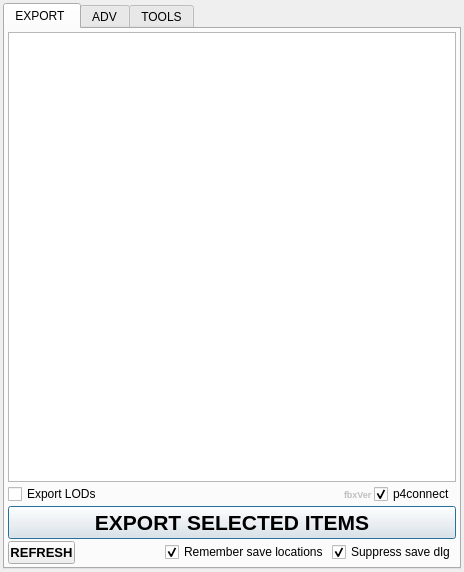
<?xml version="1.0" encoding="UTF-8"?>
<ui version="4.0">
 <class>Dialog</class>
 <widget class="QDialog" name="Dialog">
  <property name="geometry">
   <rect>
    <x>0</x>
    <y>0</y>
    <width>464</width>
    <height>572</height>
   </rect>
  </property>
  <property name="windowTitle">
   <string>uExport v1</string>
  </property>
  <layout class="QVBoxLayout" name="verticalLayout_2">
   <property name="spacing">
    <number>2</number>
   </property>
   <property name="margin">
    <number>3</number>
   </property>
   <item>
    <widget class="QTabWidget" name="tabWidget">
     <property name="currentIndex">
      <number>0</number>
     </property>
     <widget class="QWidget" name="tab">
      <attribute name="title">
       <string>EXPORT </string>
      </attribute>
      <layout class="QVBoxLayout" name="verticalLayout">
       <property name="spacing">
        <number>2</number>
       </property>
       <property name="margin">
        <number>3</number>
       </property>
       <item>
        <widget class="QTreeWidget" name="export_tree">
         <property name="frameShadow">
          <enum>QFrame::Plain</enum>
         </property>
         <property name="headerHidden">
          <bool>true</bool>
         </property>
         <column>
          <property name="text">
           <string notr="true">1</string>
          </property>
         </column>
        </widget>
       </item>
       <item>
        <layout class="QHBoxLayout" name="horizontalLayout_4">
         <item>
          <widget class="QCheckBox" name="exportLODs_CHK">
           <property name="text">
            <string>Export LODs</string>
           </property>
          </widget>
         </item>
         <item>
          <spacer name="horizontalSpacer_6">
           <property name="orientation">
            <enum>Qt::Horizontal</enum>
           </property>
           <property name="sizeHint" stdset="0">
            <size>
             <width>40</width>
             <height>20</height>
            </size>
           </property>
          </spacer>
         </item>
         <item>
          <spacer name="horizontalSpacer_7">
           <property name="orientation">
            <enum>Qt::Horizontal</enum>
           </property>
           <property name="sizeHint" stdset="0">
            <size>
             <width>40</width>
             <height>20</height>
            </size>
           </property>
          </spacer>
         </item>
         <item>
          <widget class="QLabel" name="fbxVerLbl">
           <property name="enabled">
            <bool>false</bool>
           </property>
           <property name="font">
            <font>
             <pointsize>7</pointsize>
             <weight>75</weight>
             <bold>true</bold>
            </font>
           </property>
           <property name="text">
            <string>fbxVer</string>
           </property>
          </widget>
         </item>
         <item>
          <widget class="QCheckBox" name="p4CHK">
           <property name="text">
            <string>p4connect</string>
           </property>
           <property name="checked">
            <bool>true</bool>
           </property>
          </widget>
         </item>
        </layout>
       </item>
       <item>
        <widget class="QPushButton" name="export_BTN">
         <property name="font">
          <font>
           <pointsize>16</pointsize>
           <weight>75</weight>
           <bold>true</bold>
          </font>
         </property>
         <property name="text">
          <string>EXPORT SELECTED ITEMS</string>
         </property>
        </widget>
       </item>
       <item>
        <layout class="QHBoxLayout" name="horizontalLayout">
         <property name="spacing">
          <number>3</number>
         </property>
         <property name="sizeConstraint">
          <enum>QLayout::SetMinimumSize</enum>
         </property>
         <item>
          <widget class="QPushButton" name="refreshBTN">
           <property name="maximumSize">
            <size>
             <width>67</width>
             <height>16777215</height>
            </size>
           </property>
           <property name="font">
            <font>
             <pointsize>10</pointsize>
             <weight>75</weight>
             <bold>true</bold>
            </font>
           </property>
           <property name="text">
            <string>REFRESH</string>
           </property>
          </widget>
         </item>
         <item>
          <spacer name="horizontalSpacer">
           <property name="orientation">
            <enum>Qt::Horizontal</enum>
           </property>
           <property name="sizeHint" stdset="0">
            <size>
             <width>40</width>
             <height>20</height>
            </size>
           </property>
          </spacer>
         </item>
         <item>
          <widget class="QCheckBox" name="rememberSaveCHK">
           <property name="text">
            <string>Remember save locations</string>
           </property>
           <property name="checked">
            <bool>true</bool>
           </property>
          </widget>
         </item>
         <item>
          <widget class="QCheckBox" name="suppressSaveCHK">
           <property name="text">
            <string>Suppress save dlg</string>
           </property>
           <property name="checked">
            <bool>true</bool>
           </property>
          </widget>
         </item>
        </layout>
       </item>
      </layout>
     </widget>
     <widget class="QWidget" name="tab_2">
      <attribute name="title">
       <string>ADV</string>
      </attribute>
      <layout class="QVBoxLayout" name="verticalLayout_6">
       <item>
        <widget class="QGroupBox" name="groupBox_4">
         <property name="font">
          <font>
           <pointsize>11</pointsize>
           <weight>75</weight>
           <bold>true</bold>
          </font>
         </property>
         <property name="title">
          <string>UEXPORT NODE MANAGEMENT</string>
         </property>
         <layout class="QVBoxLayout" name="verticalLayout_7">
          <property name="spacing">
           <number>2</number>
          </property>
          <property name="margin">
           <number>3</number>
          </property>
          <item>
           <layout class="QHBoxLayout" name="horizontalLayout_7">
            <item>
             <widget class="QRadioButton" name="chooseRoot_CHK">
              <property name="enabled">
               <bool>false</bool>
              </property>
              <property name="font">
               <font>
                <pointsize>10</pointsize>
                <weight>50</weight>
                <bold>false</bold>
               </font>
              </property>
              <property name="text">
               <string>Ask me to choose root</string>
              </property>
             </widget>
            </item>
            <item>
             <widget class="QRadioButton" name="useRoot_CHK">
              <property name="font">
               <font>
                <pointsize>10</pointsize>
                <weight>50</weight>
                <bold>false</bold>
               </font>
              </property>
              <property name="text">
               <string>Use root name:</string>
              </property>
              <property name="checked">
               <bool>true</bool>
              </property>
             </widget>
            </item>
            <item>
             <widget class="QComboBox" name="rootName_CMB">
              <property name="maximumSize">
               <size>
                <width>16777215</width>
                <height>21</height>
               </size>
              </property>
              <property name="font">
               <font>
                <pointsize>10</pointsize>
                <weight>50</weight>
                <bold>false</bold>
               </font>
              </property>
              <property name="editable">
               <bool>true</bool>
              </property>
              <item>
               <property name="text">
                <string>root</string>
               </property>
              </item>
             </widget>
            </item>
            <item>
             <widget class="QLabel" name="label_5">
              <property name="font">
               <font>
                <pointsize>10</pointsize>
                <weight>50</weight>
                <bold>false</bold>
               </font>
              </property>
              <property name="text">
               <string>LOD#</string>
              </property>
             </widget>
            </item>
            <item>
             <widget class="QSpinBox" name="lodNum_SPIN">
              <property name="maximumSize">
               <size>
                <width>33</width>
                <height>21</height>
               </size>
              </property>
              <property name="font">
               <font>
                <pointsize>10</pointsize>
                <weight>50</weight>
                <bold>false</bold>
               </font>
              </property>
              <property name="maximum">
               <number>10</number>
              </property>
              <property name="value">
               <number>4</number>
              </property>
             </widget>
            </item>
            <item>
             <spacer name="horizontalSpacer_4">
              <property name="orientation">
               <enum>Qt::Horizontal</enum>
              </property>
              <property name="sizeHint" stdset="0">
               <size>
                <width>40</width>
                <height>20</height>
               </size>
              </property>
             </spacer>
            </item>
           </layout>
          </item>
          <item>
           <layout class="QHBoxLayout" name="horizontalLayout_8">
            <item>
             <widget class="QCheckBox" name="createArtMetadata_CHK">
              <property name="font">
               <font>
                <pointsize>8</pointsize>
                <weight>75</weight>
                <bold>true</bold>
               </font>
              </property>
              <property name="text">
               <string>Stamp ART mData</string>
              </property>
             </widget>
            </item>
            <item>
             <widget class="QLineEdit" name="artPath">
              <property name="enabled">
               <bool>false</bool>
              </property>
              <property name="font">
               <font>
                <pointsize>8</pointsize>
                <weight>50</weight>
                <bold>false</bold>
               </font>
              </property>
              <property name="text">
               <string>D:\Build\usr\jeremy_ernst\MayaTools</string>
              </property>
             </widget>
            </item>
           </layout>
          </item>
          <item>
           <widget class="QCheckBox" name="createP4Metadata_CHK">
            <property name="font">
             <font>
              <pointsize>8</pointsize>
             </font>
            </property>
            <property name="text">
             <string>Stamp Perforce metadata</string>
            </property>
           </widget>
          </item>
          <item>
           <layout class="QHBoxLayout" name="horizontalLayout_3">
            <item>
             <widget class="QPushButton" name="createUexportNode_BTN">
              <property name="text">
               <string>CREATE NODE</string>
              </property>
             </widget>
            </item>
           </layout>
          </item>
         </layout>
        </widget>
       </item>
       <item>
        <widget class="QGroupBox" name="groupBox">
         <property name="font">
          <font>
           <pointsize>11</pointsize>
           <weight>75</weight>
           <bold>true</bold>
          </font>
         </property>
         <property name="title">
          <string>FBX EXPORT OPTIONS</string>
         </property>
         <layout class="QVBoxLayout" name="verticalLayout_3">
          <property name="spacing">
           <number>2</number>
          </property>
          <property name="margin">
           <number>3</number>
          </property>
          <item>
           <layout class="QHBoxLayout" name="horizontalLayout_5">
            <item>
             <widget class="QLabel" name="label_3">
              <property name="text">
               <string>Animation Interpolation:</string>
              </property>
             </widget>
            </item>
            <item>
             <widget class="QRadioButton" name="quat_CHK">
              <property name="font">
               <font>
                <pointsize>10</pointsize>
                <weight>50</weight>
                <bold>false</bold>
               </font>
              </property>
              <property name="text">
               <string>Quaternion</string>
              </property>
              <property name="checked">
               <bool>true</bool>
              </property>
             </widget>
            </item>
            <item>
             <widget class="QRadioButton" name="euler_CHK">
              <property name="font">
               <font>
                <pointsize>10</pointsize>
                <weight>50</weight>
                <bold>false</bold>
               </font>
              </property>
              <property name="text">
               <string>Euler</string>
              </property>
             </widget>
            </item>
            <item>
             <widget class="QRadioButton" name="resample_CHK">
              <property name="font">
               <font>
                <pointsize>10</pointsize>
                <weight>50</weight>
                <bold>false</bold>
               </font>
              </property>
              <property name="text">
               <string>Resample</string>
              </property>
             </widget>
            </item>
            <item>
             <spacer name="horizontalSpacer_3">
              <property name="orientation">
               <enum>Qt::Horizontal</enum>
              </property>
              <property name="sizeHint" stdset="0">
               <size>
                <width>40</width>
                <height>20</height>
               </size>
              </property>
             </spacer>
            </item>
           </layout>
          </item>
          <item>
           <layout class="QHBoxLayout" name="horizontalLayout_6">
            <item>
             <widget class="QLabel" name="label_4">
              <property name="text">
               <string>Stated Up Axis:</string>
              </property>
             </widget>
            </item>
            <item>
             <widget class="QComboBox" name="upAxisCMB">
              <property name="font">
               <font>
                <pointsize>10</pointsize>
                <weight>50</weight>
                <bold>false</bold>
               </font>
              </property>
              <item>
               <property name="text">
                <string>Scene Default</string>
               </property>
              </item>
              <item>
               <property name="text">
                <string>Y</string>
               </property>
              </item>
              <item>
               <property name="text">
                <string>Z</string>
               </property>
              </item>
             </widget>
            </item>
            <item>
             <spacer name="horizontalSpacer_5">
              <property name="orientation">
               <enum>Qt::Horizontal</enum>
              </property>
              <property name="sizeHint" stdset="0">
               <size>
                <width>40</width>
                <height>20</height>
               </size>
              </property>
             </spacer>
            </item>
           </layout>
          </item>
         </layout>
        </widget>
       </item>
       <item>
        <widget class="QGroupBox" name="lodScript_group">
         <property name="font">
          <font>
           <pointsize>11</pointsize>
           <weight>75</weight>
           <bold>true</bold>
          </font>
         </property>
         <property name="title">
          <string>LODSCRIPT EXPORT OPTIONS</string>
         </property>
         <layout class="QVBoxLayout" name="verticalLayout_13">
          <item>
           <widget class="QCheckBox" name="resetAfterExport_CHK">
            <property name="font">
             <font>
              <pointsize>10</pointsize>
              <weight>50</weight>
              <bold>false</bold>
             </font>
            </property>
            <property name="text">
             <string>Reset scenes after export scripts</string>
            </property>
            <property name="checked">
             <bool>true</bool>
            </property>
           </widget>
          </item>
          <item>
           <widget class="QCheckBox" name="suppressLodSaveDlgCHK">
            <property name="font">
             <font>
              <pointsize>10</pointsize>
              <weight>50</weight>
              <bold>false</bold>
             </font>
            </property>
            <property name="text">
             <string>Suppress LOD save dlgs</string>
            </property>
            <property name="checked">
             <bool>true</bool>
            </property>
           </widget>
          </item>
         </layout>
        </widget>
       </item>
       <item>
        <spacer name="verticalSpacer">
         <property name="orientation">
          <enum>Qt::Vertical</enum>
         </property>
         <property name="sizeHint" stdset="0">
          <size>
           <width>20</width>
           <height>40</height>
          </size>
         </property>
        </spacer>
       </item>
      </layout>
     </widget>
     <widget class="QWidget" name="tab_3">
      <attribute name="title">
       <string>TOOLS</string>
      </attribute>
      <layout class="QVBoxLayout" name="verticalLayout_4">
       <property name="leftMargin">
        <number>3</number>
       </property>
       <property name="topMargin">
        <number>3</number>
       </property>
       <property name="rightMargin">
        <number>3</number>
       </property>
       <property name="bottomMargin">
        <number>2</number>
       </property>
       <item>
        <widget class="QGroupBox" name="groupBox_2">
         <property name="font">
          <font>
           <weight>75</weight>
           <bold>true</bold>
          </font>
         </property>
         <property name="title">
          <string>CINEMATICS</string>
         </property>
         <layout class="QVBoxLayout" name="verticalLayout_9">
          <property name="spacing">
           <number>2</number>
          </property>
          <property name="margin">
           <number>3</number>
          </property>
          <item>
           <layout class="QHBoxLayout" name="horizontalLayout_9">
            <item>
             <widget class="QCheckBox" name="snapRoot_CHK">
              <property name="enabled">
               <bool>true</bool>
              </property>
              <property name="font">
               <font>
                <weight>50</weight>
                <bold>false</bold>
               </font>
              </property>
              <property name="text">
               <string>Snap root:</string>
              </property>
             </widget>
            </item>
            <item>
             <widget class="QComboBox" name="snapRoot_CMB">
              <property name="minimumSize">
               <size>
                <width>155</width>
                <height>0</height>
               </size>
              </property>
              <property name="font">
               <font>
                <weight>50</weight>
                <bold>false</bold>
               </font>
              </property>
              <property name="editable">
               <bool>true</bool>
              </property>
              <item>
               <property name="text">
                <string>NONE</string>
               </property>
              </item>
              <item>
               <property name="text">
                <string>Kite_Boy:master_anim</string>
               </property>
              </item>
             </widget>
            </item>
            <item>
             <spacer name="horizontalSpacer_2">
              <property name="orientation">
               <enum>Qt::Horizontal</enum>
              </property>
              <property name="sizeHint" stdset="0">
               <size>
                <width>40</width>
                <height>20</height>
               </size>
              </property>
             </spacer>
            </item>
           </layout>
          </item>
          <item>
           <widget class="QCheckBox" name="bakeRoot_CHK">
            <property name="font">
             <font>
              <weight>50</weight>
              <bold>false</bold>
             </font>
            </property>
            <property name="text">
             <string>Bake Root (exporting attrs on joints pre Maya 2016 Ext 2)</string>
            </property>
           </widget>
          </item>
         </layout>
        </widget>
       </item>
       <item>
        <widget class="QGroupBox" name="groupBox_5">
         <property name="font">
          <font>
           <weight>75</weight>
           <bold>true</bold>
          </font>
         </property>
         <property name="title">
          <string>A.R.T. UTILITIES</string>
         </property>
         <layout class="QVBoxLayout" name="verticalLayout_8">
          <property name="spacing">
           <number>2</number>
          </property>
          <property name="margin">
           <number>3</number>
          </property>
          <item>
           <widget class="QPushButton" name="replaceUnknownNodes">
            <property name="font">
             <font>
              <pointsize>10</pointsize>
              <weight>75</weight>
              <bold>true</bold>
             </font>
            </property>
            <property name="text">
             <string>SWAP UNKNOWN ART NODES WITH NETWORK NODES</string>
            </property>
           </widget>
          </item>
         </layout>
        </widget>
       </item>
       <item>
        <widget class="QGroupBox" name="p4options">
         <property name="font">
          <font>
           <weight>75</weight>
           <bold>true</bold>
          </font>
         </property>
         <property name="title">
          <string>PERFORCE OPTIONS</string>
         </property>
         <layout class="QVBoxLayout" name="verticalLayout_12">
          <property name="spacing">
           <number>2</number>
          </property>
          <property name="margin">
           <number>3</number>
          </property>
          <item>
           <layout class="QVBoxLayout" name="verticalLayout_14">
            <property name="spacing">
             <number>3</number>
            </property>
            <item>
             <layout class="QHBoxLayout" name="horizontalLayout_10">
              <property name="spacing">
               <number>2</number>
              </property>
              <item>
               <widget class="QLabel" name="label_6">
                <property name="font">
                 <font>
                  <weight>50</weight>
                  <bold>false</bold>
                 </font>
                </property>
                <property name="text">
                 <string>Project Root:</string>
                </property>
               </widget>
              </item>
              <item>
               <widget class="QLineEdit" name="p4RootLINE">
                <property name="font">
                 <font>
                  <weight>50</weight>
                  <bold>false</bold>
                 </font>
                </property>
                <property name="text">
                 <string>//depot/ArtSource/Orion/</string>
                </property>
               </widget>
              </item>
             </layout>
            </item>
            <item>
             <layout class="QHBoxLayout" name="horizontalLayout_15">
              <property name="spacing">
               <number>3</number>
              </property>
              <item>
               <widget class="QLabel" name="label_7">
                <property name="minimumSize">
                 <size>
                  <width>1</width>
                  <height>0</height>
                 </size>
                </property>
                <property name="maximumSize">
                 <size>
                  <width>71</width>
                  <height>16777215</height>
                 </size>
                </property>
                <property name="text">
                 <string>WorkSpace: </string>
                </property>
               </widget>
              </item>
              <item>
               <widget class="QComboBox" name="workSpaceCMB"/>
              </item>
             </layout>
            </item>
           </layout>
          </item>
         </layout>
        </widget>
       </item>
       <item>
        <widget class="QGroupBox" name="groupBox_6">
         <property name="font">
          <font>
           <weight>75</weight>
           <bold>true</bold>
          </font>
         </property>
         <property name="title">
          <string>MISSING TEXTURES</string>
         </property>
         <layout class="QVBoxLayout" name="verticalLayout_10" stretch="0,0">
          <property name="spacing">
           <number>2</number>
          </property>
          <property name="margin">
           <number>3</number>
          </property>
          <item>
           <widget class="QTreeWidget" name="missingFilesTree">
            <property name="columnCount">
             <number>4</number>
            </property>
            <column>
             <property name="text">
              <string>FILE</string>
             </property>
            </column>
            <column>
             <property name="text">
              <string>INFO</string>
             </property>
            </column>
            <column>
             <property name="text">
              <string>PATH</string>
             </property>
            </column>
            <column>
             <property name="text">
              <string>NODE</string>
             </property>
            </column>
           </widget>
          </item>
          <item>
           <layout class="QHBoxLayout" name="horizontalLayout_11">
            <item>
             <widget class="QPushButton" name="getTexturesP4BTN">
              <property name="enabled">
               <bool>false</bool>
              </property>
              <property name="font">
               <font>
                <pointsize>11</pointsize>
                <weight>75</weight>
                <bold>true</bold>
               </font>
              </property>
              <property name="text">
               <string>FIND, SYNC, AND REPATH FILES (P4)</string>
              </property>
             </widget>
            </item>
           </layout>
          </item>
         </layout>
        </widget>
       </item>
      </layout>
     </widget>
    </widget>
   </item>
  </layout>
 </widget>
 <resources/>
 <connections>
  <connection>
   <sender>createArtMetadata_CHK</sender>
   <signal>toggled(bool)</signal>
   <receiver>artPath</receiver>
   <slot>setEnabled(bool)</slot>
   <hints>
    <hint type="sourcelabel">
     <x>104</x>
     <y>421</y>
    </hint>
    <hint type="destinationlabel">
     <x>193</x>
     <y>423</y>
    </hint>
   </hints>
  </connection>
 </connections>
</ui>
